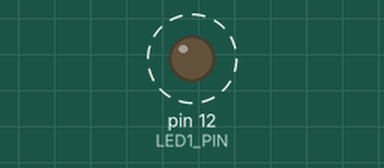
The sketch below on a simulated Arduino Uno, built with avr-gcc and run on an emulated ATmega328P. Parts: output pins drawn as LEDs (lit = HIGH). Dashed ring = blinking.

Above: at 0.2 s.
Timing chart, 0 to 3.0 s (numbered marks = the images above):
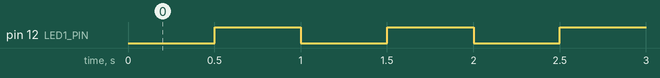

The sketch:

5_LedBlink_nodelay.ino
```cpp
/*
DMP - Sketching mit Hardware WS2627
-LED Blink without the delay() function
Marcos Martinez / Laura Bieker-Walz
*/
#define LED1_PIN 12

unsigned long previousLED1Blink = millis();
unsigned long intervalLED1Blink = 500;

int LED1State = LOW;

void setup() {
pinMode(LED1_PIN, OUTPUT);
}

void loop() {
unsigned long timeNow = millis();
if (timeNow - previousLED1Blink > intervalLED1Blink){
  if (LED1State == LOW){
    LED1State = HIGH;
  }else {
    LED1State = LOW;
  }
  digitalWrite(LED1_PIN, LED1State);
  previousLED1Blink += intervalLED1Blink;
}

}
```

Measured:
- by itself, pin 12 (LED1_PIN): alternates HIGH for 0.50 s and LOW for 0.50 s
